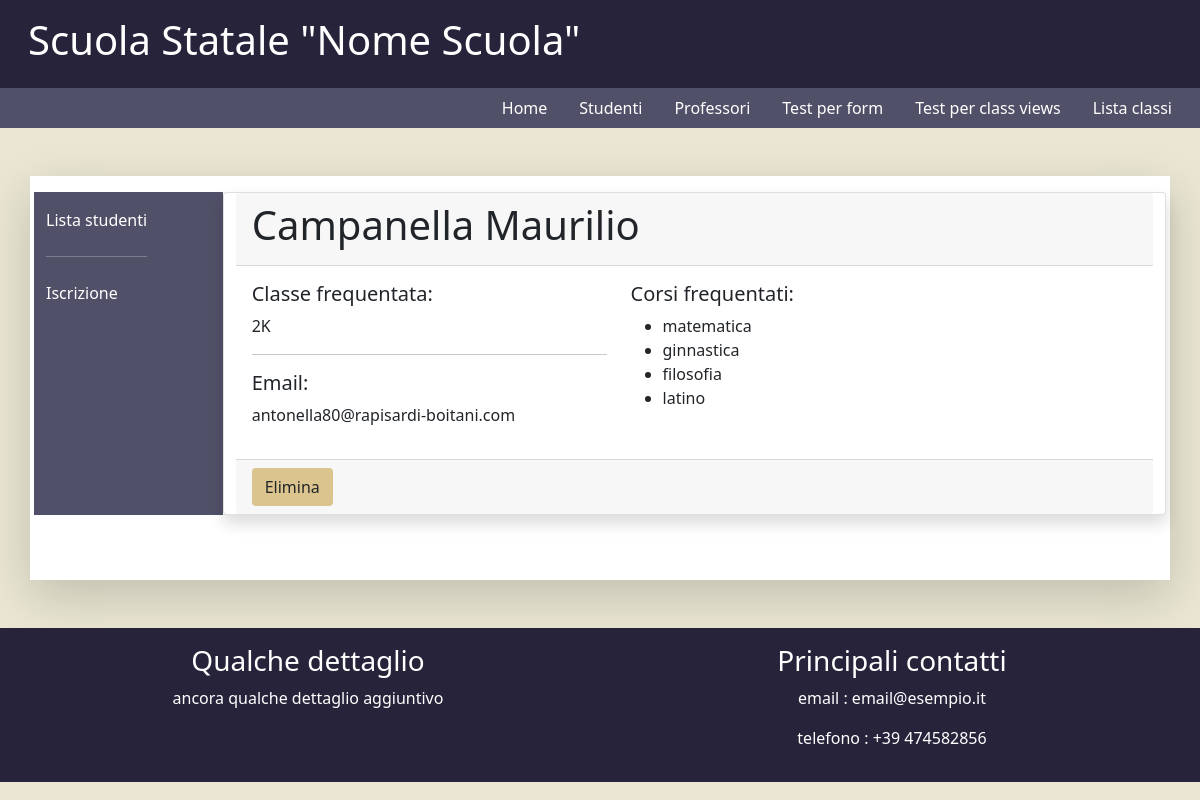
Page /dettaglio-studente/908 on the committed database.
### registro_scolastico/models.py (models this page shows, shortened)
class Studente(models.Model):
    nome = models.CharField(max_length=100, verbose_name='nome', help_text='nome dello studente', blank=False, null=True)
    cognome = models.CharField(max_length=100, verbose_name='cognome', help_text='cognome dello studente', blank=False, null=True)
    email = models.EmailField(verbose_name='indirizzo email', help_text='contatto mail dello studente', blank=False, null=True)
    competenze = models.ManyToManyField('registro_scolastico.Materia', related_name='insegnato_a')
    classe = models.ForeignKey('registro_scolastico.Aula', related_name='alunni', on_delete=models.SET_NULL, blank=True, null=True)
    class Meta:
        verbose_name_plural = "Studenti"

class Aula(models.Model):
    import string
    ANNI_CHOICES = [[1, '1'], [2, '2'], [3, '3'], [4, '4'], [5, '5']]
    SEZIONI_CHOICES = [(i,i) for i in list(string.ascii_uppercase)]
    sezione = models.CharField(max_length=1, verbose_name='Sezione', choices=SEZIONI_CHOICES)
    anno = models.IntegerField(verbose_name='Anno', choices=ANNI_CHOICES)
    class Meta:
        verbose_name_plural = "Aule"
    def __str__(self):
        return str(self.anno)+str(self.sezione)

class Materia(models.Model):
    nome = models.CharField(max_length=100, verbose_name='insegnamento', help_text='nome insegnamento', blank=False, null=True)
    def __str__(self):
        return self.nome
    class Meta:
        verbose_name_plural = "Materie"

### registro_scolastico/views.py (the view)
# urls.py: path('dettaglio-studente/<id_studente>', views.dettaglio_studente, name='dettaglio_studente'),      # Dettaglio del singolo studente
def dettaglio_studente(request, id_studente):
    context = {'stud': Studente.objects.get(id=id_studente)}
    return render(request, 'dettaglio_studente.html', context)

### templates/dettaglio_studente.html (shortened to what this page needs)
{% extends "pagina_studenti.html" %}
{% block mycontent %}
    <div class="row">
        <div class="card shadow">
            <div class="card-header">
                <h1>{{ stud.cognome }} {{ stud.nome }}</h1>
            </div>
            <div class="card-body">
                <div class="row">
                    <div class="col-5">
                        <h5>Classe frequentata:</h5>
                        <p>{{ stud.classe }}</p>
                        <hr>
                        <h5>Email:</h5>
                        <p>{{ stud.email }}</p>
                    </div>
                    <div class="col-7">
                        <h5>Corsi frequentati:</h5>
                        <ul>
                            {% for i in stud.competenze.all %}
                            <li>{{ i }}</li>
                            {% endfor %}
                        </ul>
                    </div>
                </div>
            </div>
            <div class="card-footer">
                <div class="col-3">
                    <a href="{% url "elimina_studente" stud.pk %}" class="btn bad">Elimina</a>
                </div>
            </div>
        </div>
    </div>
{% endblock %}

### registro_scolastico/static/css/mystyle.css (style rules this page uses)
.bad { background-color: #dcc48e; }
body { background-color: #eae6d3; }

### rows in the picture
Studente: cognome "Campanella", nome "Maurilio", classe "2K", email "antonella80@rapisardi-boitani.com"
Materia: nome "matematica"
Materia: nome "ginnastica"
Materia: nome "filosofia"
Materia: nome "latino"
